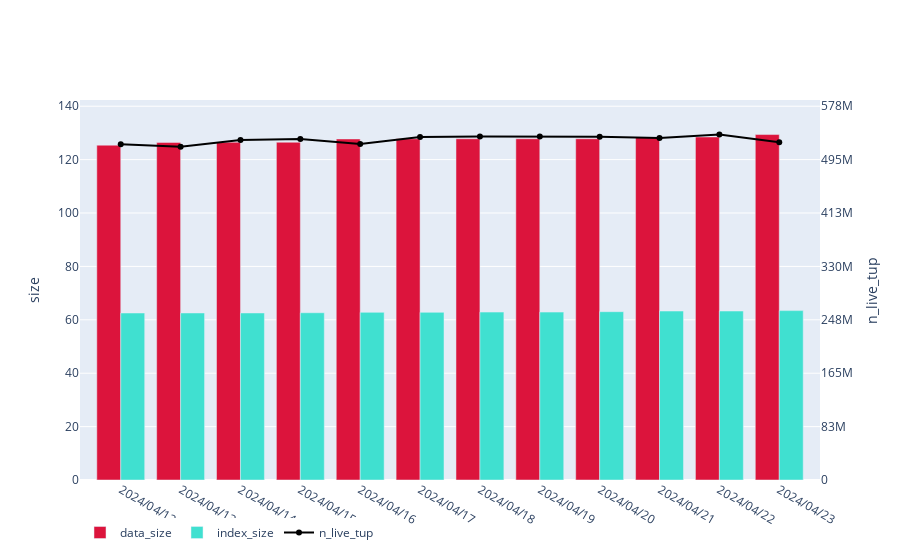

Here is the notebook cell this chart was saved with:
### Code cell
f = bar_bar_and_scatter(pretty_size(df_origin), 'data_size', 'index_size', 'n_live_tup')
f

### Figure 1 — Plotly figure (JSON) as saved in the notebook; plotly's stock layout.template omitted (floating-point values rounded to 4 significant figures)
{"data": [{"marker": {"color": "crimson"}, "name": "data_size", "type": "bar", "x": ["2024/04/12", "2024/04/13", "2024/04/14", "2024/04/15", "2024/04/16", "2024/04/17", "2024/04/18", "2024/04/19", "2024/04/20", "2024/04/21", "2024/04/22", "2024/04/23"], "y": [125.4, 126.5, 126.5, 126.5, 127.7, 127.8, 127.8, 127.8, 127.8, 128.4, 128.5, 129.4]}, {"marker": {"color": "turquoise"}, "name": "index_size", "type": "bar", "x": ["2024/04/12", "2024/04/13", "2024/04/14", "2024/04/15", "2024/04/16", "2024/04/17", "2024/04/18", "2024/04/19", "2024/04/20", "2024/04/21", "2024/04/22", "2024/04/23"], "y": [62.55, 62.56, 62.56, 62.64, 62.79, 62.8, 62.89, 62.89, 63.04, 63.28, 63.29, 63.44]}, {"marker": {"color": "black"}, "name": "n_live_tup", "type": "scatter", "x": ["2024/04/12", "2024/04/13", "2024/04/14", "2024/04/15", "2024/04/16", "2024/04/17", "2024/04/18", "2024/04/19", "2024/04/20", "2024/04/21", "2024/04/22", "2024/04/23"], "y": [518937915, 515010593, 525680253, 527187080, 519512586, 530172596, 531178366, 530908773, 530647332, 528694608, 534009184, 521972590], "yaxis": "y2"}], "layout": {"legend": {"orientation": "h"}, "yaxis": {"range": [0, 142.3], "side": "left", "title": {"text": "size"}}, "yaxis2": {"overlaying": "y", "range": [0, 587400000.0], "side": "right", "tickmode": "sync", "title": {"text": "n_live_tup"}}}}
